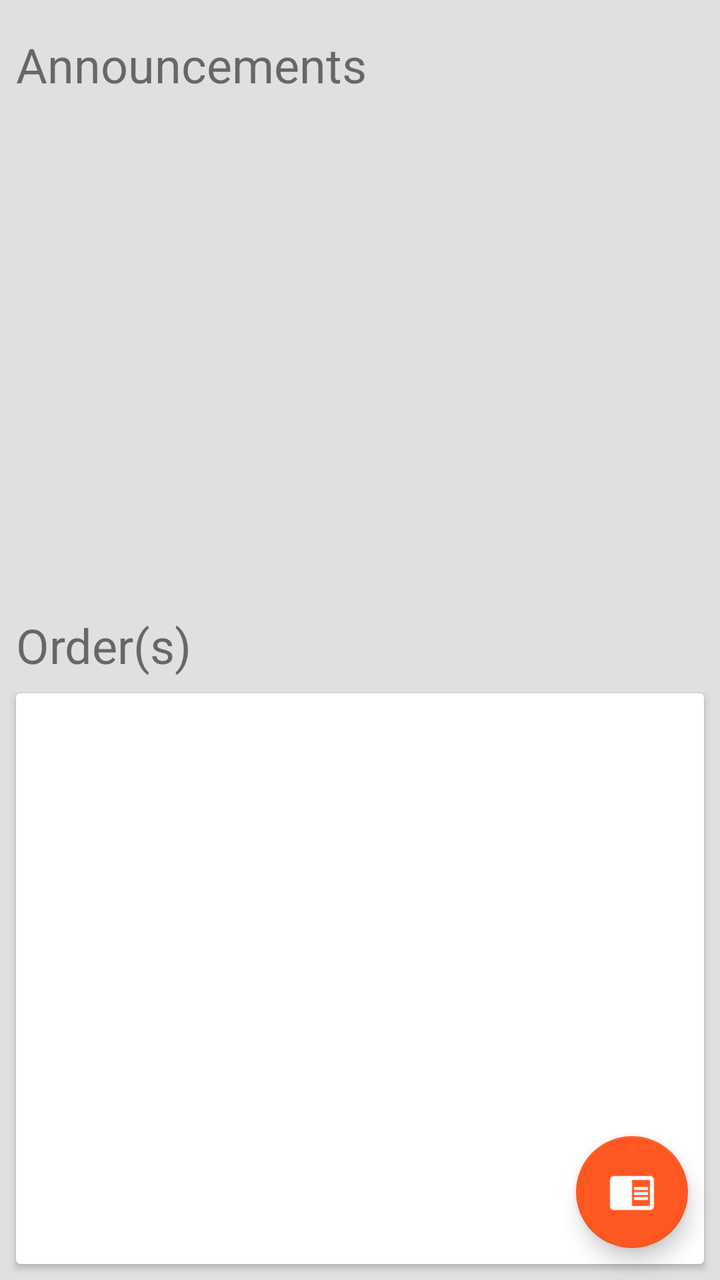
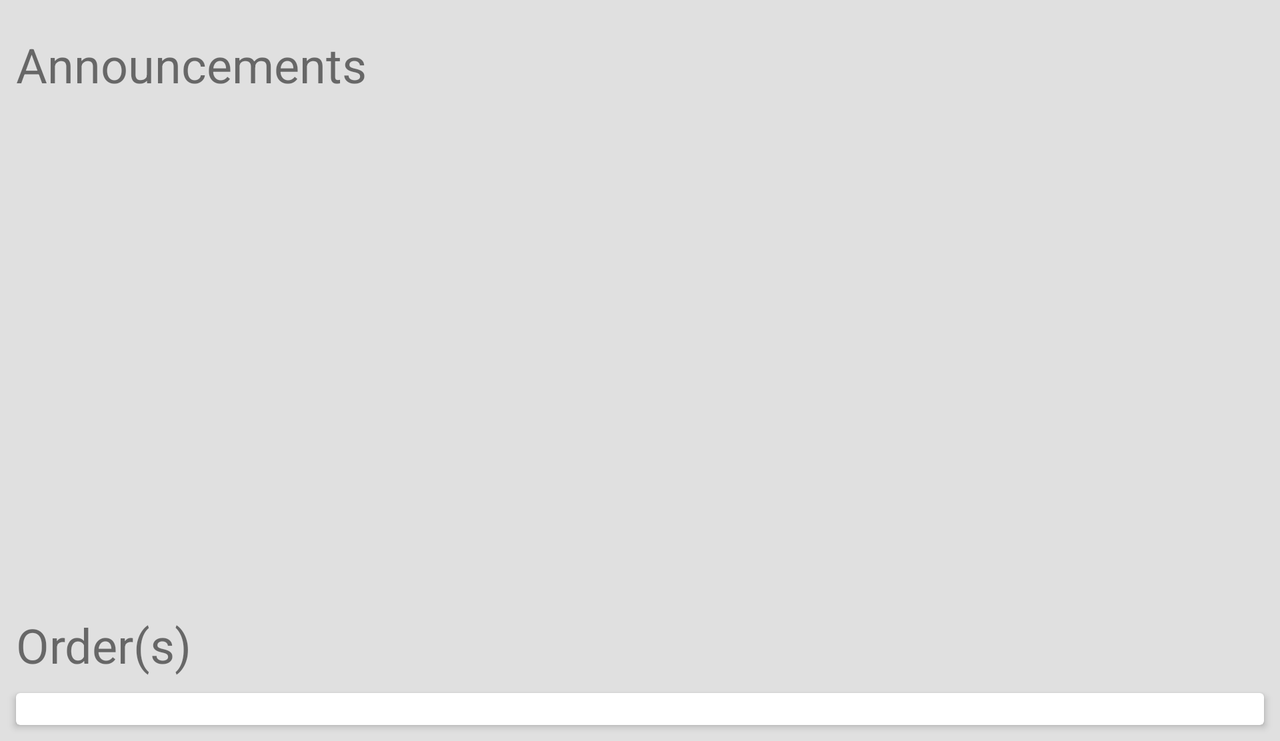

Compare how this app lays out the same screen by default and in its alternative resource folder. The renders come first, then the two layout files and the values they reference.
<!-- AndroidManifest.xml: application theme AppTheme -->
<!-- res/layout/fragment_home.xml -->
<?xml version="1.0" encoding="utf-8"?>

<android.support.constraint.ConstraintLayout xmlns:android="http://schemas.android.com/apk/res/android"
    xmlns:app="http://schemas.android.com/apk/res-auto"
    android:layout_width="match_parent"
    android:layout_height="match_parent"
    android:background="@color/colorBackground">

    <android.support.v7.widget.CardView
        android:id="@+id/cardView7"
        android:layout_width="0dp"
        android:layout_height="0dp"
        android:layout_marginBottom="@dimen/default_margin_inner_layout"
        android:layout_marginEnd="@dimen/default_margin_inner_layout"
        android:layout_marginStart="@dimen/default_margin_inner_layout"
        android:layout_marginTop="@dimen/default_margin_inner_layout"
        app:layout_constraintBottom_toBottomOf="parent"
        app:layout_constraintEnd_toEndOf="parent"
        app:layout_constraintStart_toStartOf="parent"
        app:layout_constraintTop_toBottomOf="@+id/textView2">

        <ImageView
            android:id="@+id/iv_generic_coffee_animation"
            android:layout_width="@dimen/loading_coffee_size"
            android:layout_height="@dimen/loading_coffee_size"
            android:layout_gravity="center"
            android:layout_marginBottom="@dimen/default_margin_inner_layout"
            android:layout_marginEnd="@dimen/default_margin_inner_layout"
            android:layout_marginStart="@dimen/default_margin_inner_layout"
            android:layout_marginTop="@dimen/default_margin_inner_layout"
            android:background="@drawable/coffee_animation"
            android:contentDescription="@string/contentdesc_loading_animation"
            android:elevation="3dp"
            android:visibility="gone" />

        <android.support.v7.widget.RecyclerView
            android:id="@+id/rv_orders"
            android:layout_width="match_parent"
            android:layout_height="match_parent"
            android:layout_marginBottom="@dimen/default_margin_inner_layout"
            android:layout_marginEnd="@dimen/default_margin_inner_layout"
            android:layout_marginStart="@dimen/default_margin_inner_layout"
            android:layout_marginTop="@dimen/default_margin_inner_layout"
            app:layout_constraintBottom_toBottomOf="parent"
            app:layout_constraintEnd_toEndOf="parent"
            app:layout_constraintStart_toStartOf="parent"
            app:layout_constraintTop_toBottomOf="@+id/textView2">

        </android.support.v7.widget.RecyclerView>
    </android.support.v7.widget.CardView>

    <android.support.v7.widget.RecyclerView
        android:id="@+id/rv_ads"
        android:layout_width="0dp"
        android:layout_height="@dimen/announcement_height"
        android:layout_marginEnd="@dimen/default_margin_inner_layout"
        android:layout_marginStart="@dimen/default_margin_inner_layout"
        android:layout_marginTop="@dimen/default_margin_inner_layout"
        app:layout_constraintEnd_toEndOf="parent"
        app:layout_constraintStart_toStartOf="parent"
        app:layout_constraintTop_toBottomOf="@+id/textView" />

    <TextView
        android:id="@+id/textView2"
        android:layout_width="0dp"
        android:layout_height="wrap_content"
        android:layout_marginEnd="@dimen/default_margin_inner_layout"
        android:layout_marginStart="@dimen/default_margin_inner_layout"
        android:text="@string/orders_title"
        android:textSize="@dimen/coffee_name"
        app:layout_constraintEnd_toEndOf="parent"
        app:layout_constraintHorizontal_bias="0.0"
        app:layout_constraintStart_toStartOf="parent"
        app:layout_constraintTop_toBottomOf="@+id/rv_ads" />

    <TextView
        android:id="@+id/textView"
        android:layout_width="0dp"
        android:layout_height="wrap_content"
        android:layout_marginBottom="@dimen/default_margin_inner_layout"
        android:layout_marginEnd="@dimen/default_margin_inner_layout"
        android:layout_marginStart="@dimen/default_margin_inner_layout"
        android:layout_marginTop="@dimen/default_margin_layout"
        android:text="@string/announ_title"
        android:textSize="@dimen/coffee_name"
        app:layout_constraintBottom_toTopOf="@+id/rv_ads"
        app:layout_constraintEnd_toEndOf="parent"
        app:layout_constraintStart_toStartOf="parent"
        app:layout_constraintTop_toTopOf="parent" />

    <android.support.design.widget.FloatingActionButton
        android:id="@+id/fab_home_menu"
        android:layout_width="wrap_content"
        android:layout_height="wrap_content"
        android:layout_marginBottom="@dimen/default_margin_layout"
        android:layout_marginEnd="@dimen/default_margin_layout"
        android:clickable="true"
        android:contentDescription="@string/contentdesc_fab"
        android:focusable="true"
        app:layout_constraintBottom_toBottomOf="parent"
        app:layout_constraintEnd_toEndOf="parent"
        app:srcCompat="@drawable/book" />

</android.support.constraint.ConstraintLayout>
<!-- resources referenced by this layout -->
<resources>
  <color name="colorBackground">#E0E0E0</color>
  <dimen name="announcement_height">250dp</dimen>
  <dimen name="coffee_name">24sp</dimen>
  <dimen name="default_margin_inner_layout">8dp</dimen>
  <dimen name="default_margin_layout">16dp</dimen>
  <dimen name="loading_coffee_size">70dp</dimen>
  <!-- drawable book: png bitmap (drawable, 569 bytes) -->
  <!-- drawable coffee_animation (drawable) -->
  <?xml version="1.0" encoding="utf-8"?>
  
  <animation-list xmlns:android="http://schemas.android.com/apk/res/android"
      android:oneshot="false">
      <item
          android:drawable="@drawable/coffee_animation_1"
          android:duration="150" />
      <item
          android:drawable="@drawable/coffee_animation_2"
          android:duration="150" />
      <item
          android:drawable="@drawable/coffee_animation_3"
          android:duration="150" />
      <item
          android:drawable="@drawable/coffee_animation_4"
          android:duration="10" />
      <item
          android:drawable="@drawable/coffee_animation_5"
          android:duration="150" />
      <item
          android:drawable="@drawable/coffee_animation_6"
          android:duration="150" />
      <item
          android:drawable="@drawable/coffee_animation_7"
          android:duration="150" />
      <item
          android:drawable="@drawable/coffee_animation_8"
          android:duration="150" />
  </animation-list>
  <string name="announ_title">Announcements</string>
  <string name="contentdesc_fab">Button to show Coffee Menu.</string>
  <string name="contentdesc_loading_animation">Image showing a coffee mug filling, represents loading status.</string>
  <string name="orders_title">Order(s)</string>
  <style name="AppTheme" parent="Theme.AppCompat.Light.NoActionBar">
          
          <item name="colorPrimary">@color/colorPrimary</item>
          <item name="colorPrimaryDark">@color/colorPrimaryDark</item>
          <item name="colorAccent">@color/colorAccent</item>
          <item name="android:windowContentTransitions">true</item>
      </style>
  <!-- drawable coffee_animation_1: png bitmap (drawable, 471 bytes) -->
  <!-- drawable coffee_animation_2: png bitmap (drawable, 492 bytes) -->
  <!-- drawable coffee_animation_3: png bitmap (drawable, 518 bytes) -->
  <!-- drawable coffee_animation_4: png bitmap (drawable, 524 bytes) -->
  <!-- drawable coffee_animation_5: png bitmap (drawable, 524 bytes) -->
  <!-- drawable coffee_animation_6: png bitmap (drawable, 524 bytes) -->
  <!-- drawable coffee_animation_7: png bitmap (drawable, 533 bytes) -->
  <!-- drawable coffee_animation_8: png bitmap (drawable, 533 bytes) -->
  <color name="colorPrimary">#795548</color>
  <color name="colorPrimaryDark">#6D4C41</color>
  <color name="colorAccent">#FF5722</color>
</resources>
<!-- res/layout-land/fragment_home.xml (the repository's variant of the layout above) -->
<!-- drawn on the phone turned sideways -->
<?xml version="1.0" encoding="utf-8"?>

<ScrollView xmlns:android="http://schemas.android.com/apk/res/android"
    xmlns:app="http://schemas.android.com/apk/res-auto"
    android:layout_width="match_parent"
    android:layout_height="match_parent"
    android:background="@color/colorBackground">

    <android.support.constraint.ConstraintLayout xmlns:android="http://schemas.android.com/apk/res/android"
        xmlns:app="http://schemas.android.com/apk/res-auto"
        android:layout_width="match_parent"
        android:layout_height="wrap_content"
        android:background="@color/colorBackground">

        <android.support.v7.widget.CardView
            android:id="@+id/cardView7"
            android:layout_width="0dp"
            android:layout_height="wrap_content"
            android:layout_marginBottom="@dimen/default_margin_inner_layout"
            android:layout_marginEnd="@dimen/default_margin_inner_layout"
            android:layout_marginStart="@dimen/default_margin_inner_layout"
            android:layout_marginTop="@dimen/default_margin_inner_layout"
            app:layout_constraintBottom_toBottomOf="parent"
            app:layout_constraintEnd_toEndOf="parent"
            app:layout_constraintStart_toStartOf="parent"
            app:layout_constraintTop_toBottomOf="@+id/textView2">

            <ImageView
                android:id="@+id/iv_generic_coffee_animation"
                android:layout_width="@dimen/loading_coffee_size"
                android:layout_height="@dimen/loading_coffee_size"
                android:layout_gravity="center"
                android:layout_marginBottom="@dimen/default_margin_inner_layout"
                android:layout_marginEnd="@dimen/default_margin_inner_layout"
                android:layout_marginStart="@dimen/default_margin_inner_layout"
                android:layout_marginTop="@dimen/default_margin_inner_layout"
                android:background="@drawable/coffee_animation"
                android:contentDescription="@string/contentdesc_loading_animation"
                android:elevation="3dp"
                android:visibility="gone" />

            <android.support.v7.widget.RecyclerView
                android:id="@+id/rv_orders"
                android:layout_width="match_parent"
                android:layout_height="match_parent"
                android:layout_marginBottom="@dimen/default_margin_inner_layout"
                android:layout_marginEnd="@dimen/default_margin_inner_layout"
                android:layout_marginStart="@dimen/default_margin_inner_layout"
                android:layout_marginTop="@dimen/default_margin_inner_layout"
                app:layout_constraintBottom_toBottomOf="parent"
                app:layout_constraintEnd_toEndOf="parent"
                app:layout_constraintStart_toStartOf="parent"
                app:layout_constraintTop_toBottomOf="@+id/textView2">

            </android.support.v7.widget.RecyclerView>
        </android.support.v7.widget.CardView>

        <android.support.v7.widget.RecyclerView
            android:id="@+id/rv_ads"
            android:layout_width="0dp"
            android:layout_height="@dimen/announcement_height"
            android:layout_marginEnd="@dimen/default_margin_inner_layout"
            android:layout_marginStart="@dimen/default_margin_inner_layout"
            android:layout_marginTop="@dimen/default_margin_inner_layout"
            app:layout_constraintEnd_toEndOf="parent"
            app:layout_constraintStart_toStartOf="parent"
            app:layout_constraintTop_toBottomOf="@+id/textView" />

        <TextView
            android:id="@+id/textView2"
            android:layout_width="0dp"
            android:layout_height="wrap_content"
            android:layout_marginEnd="@dimen/default_margin_inner_layout"
            android:layout_marginStart="@dimen/default_margin_inner_layout"
            android:textSize="@dimen/coffee_name"
            android:text="@string/orders_title"
            app:layout_constraintEnd_toEndOf="parent"
            app:layout_constraintHorizontal_bias="0.0"
            app:layout_constraintStart_toStartOf="parent"
            app:layout_constraintTop_toBottomOf="@+id/rv_ads" />

        <TextView
            android:id="@+id/textView"
            android:layout_width="0dp"
            android:text="@string/announ_title"
            android:layout_height="wrap_content"
            android:layout_marginBottom="@dimen/default_margin_inner_layout"
            android:layout_marginEnd="@dimen/default_margin_inner_layout"
            android:layout_marginStart="@dimen/default_margin_inner_layout"
            android:layout_marginTop="@dimen/default_margin_layout"
            android:textSize="@dimen/coffee_name"
            app:layout_constraintBottom_toTopOf="@+id/rv_ads"
            app:layout_constraintEnd_toEndOf="parent"
            app:layout_constraintStart_toStartOf="parent"
            app:layout_constraintTop_toTopOf="parent" />

    </android.support.constraint.ConstraintLayout>


</ScrollView>
<!-- resources referenced by the variant -->
<!-- as the phone turned sideways resolves them -->
<resources>
  <color name="colorBackground">#E0E0E0</color>
  <dimen name="announcement_height">250dp</dimen>
  <dimen name="coffee_name">24sp</dimen>
  <dimen name="default_margin_inner_layout">8dp</dimen>
  <dimen name="default_margin_layout">16dp</dimen>
  <dimen name="loading_coffee_size">70dp</dimen>
  <!-- drawable coffee_animation (drawable) -->
  <?xml version="1.0" encoding="utf-8"?>
  
  <animation-list xmlns:android="http://schemas.android.com/apk/res/android"
      android:oneshot="false">
      <item
          android:drawable="@drawable/coffee_animation_1"
          android:duration="150" />
      <item
          android:drawable="@drawable/coffee_animation_2"
          android:duration="150" />
      <item
          android:drawable="@drawable/coffee_animation_3"
          android:duration="150" />
      <item
          android:drawable="@drawable/coffee_animation_4"
          android:duration="10" />
      <item
          android:drawable="@drawable/coffee_animation_5"
          android:duration="150" />
      <item
          android:drawable="@drawable/coffee_animation_6"
          android:duration="150" />
      <item
          android:drawable="@drawable/coffee_animation_7"
          android:duration="150" />
      <item
          android:drawable="@drawable/coffee_animation_8"
          android:duration="150" />
  </animation-list>
  <string name="announ_title">Announcements</string>
  <string name="contentdesc_loading_animation">Image showing a coffee mug filling, represents loading status.</string>
  <string name="orders_title">Order(s)</string>
  <style name="AppTheme" parent="Theme.AppCompat.Light.NoActionBar">
          
          <item name="colorPrimary">@color/colorPrimary</item>
          <item name="colorPrimaryDark">@color/colorPrimaryDark</item>
          <item name="colorAccent">@color/colorAccent</item>
          <item name="android:windowContentTransitions">true</item>
      </style>
  <!-- drawable coffee_animation_1: png bitmap (drawable, 471 bytes) -->
  <!-- drawable coffee_animation_2: png bitmap (drawable, 492 bytes) -->
  <!-- drawable coffee_animation_3: png bitmap (drawable, 518 bytes) -->
  <!-- drawable coffee_animation_4: png bitmap (drawable, 524 bytes) -->
  <!-- drawable coffee_animation_5: png bitmap (drawable, 524 bytes) -->
  <!-- drawable coffee_animation_6: png bitmap (drawable, 524 bytes) -->
  <!-- drawable coffee_animation_7: png bitmap (drawable, 533 bytes) -->
  <!-- drawable coffee_animation_8: png bitmap (drawable, 533 bytes) -->
  <color name="colorPrimary">#795548</color>
  <color name="colorPrimaryDark">#6D4C41</color>
  <color name="colorAccent">#FF5722</color>
</resources>
